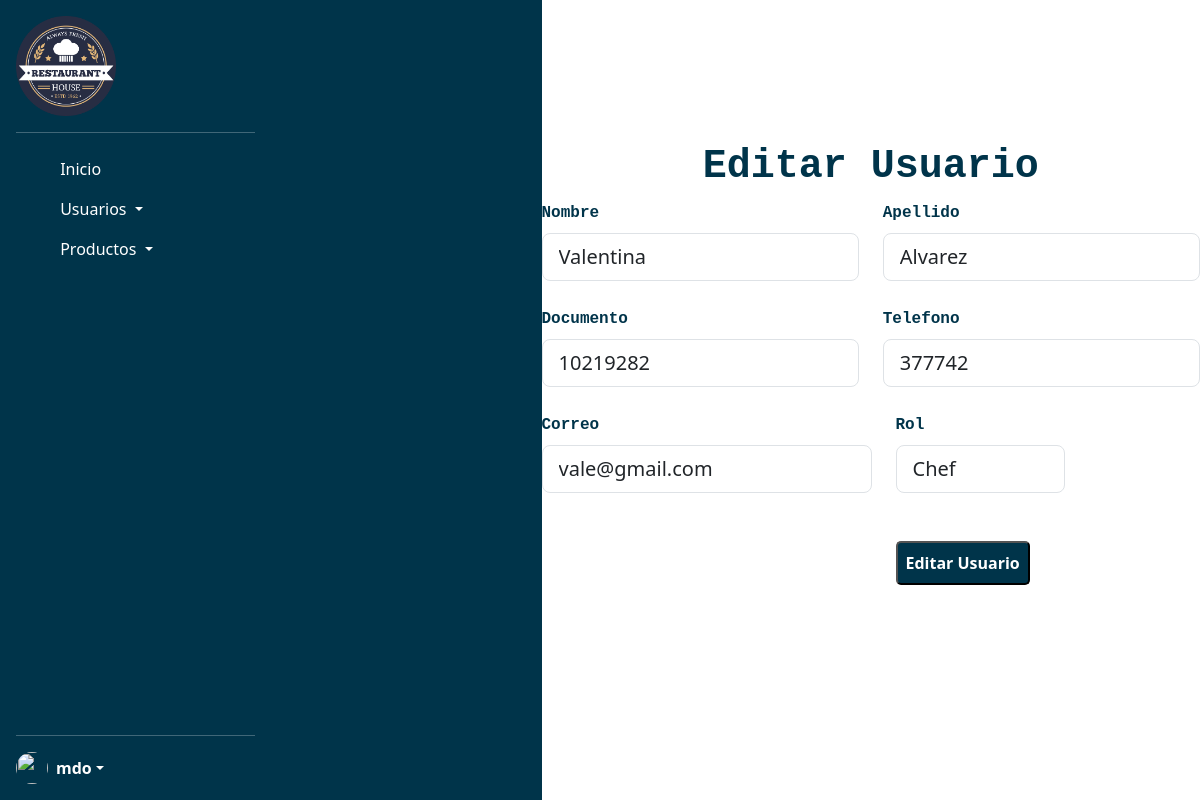
/Restaurante/views/admin/usuarios/EditarUsuario.php?id=1 (signed in), run on the app's committed database.
### tables this page shows
CREATE TABLE `usuario` (
  `id` int(11) NOT NULL COMMENT 'Llave primaria',
  `correo` varchar(200) NOT NULL,
  `clave` varchar(200) NOT NULL,
  `Nombre` varchar(100) NOT NULL,
  `Apellido` varchar(100) NOT NULL,
  `Telefono` bigint(20) DEFAULT NULL,
  `Documento` bigint(20) NOT NULL,
  `IdRol` int(11) NOT NULL
);

### Restaurante/config/db.php (called while the page is built, shortened)
<?php
class DataBase{
    public static function connect(){
        $host= 'localhost';
        $user= 'root';
        $pass= '';
        $db= 'restaurantebd';
        $db = new mysqli($host,$user,$pass,$db);
        return $db;
    }
}
?>

### Restaurante/models/Usuario.php (called while the page is built, shortened)
<?php
require_once 'C:\xampp\htdocs\Restaurante\config\db.php';
class Usuario
{
    private $id;
    private $db;
    public function setId($id)
    {
        $this->id=$id;
    }
    public function __construct()
    {
        $this->db = DataBase::connect();
    }
    public function SelectRoles()
    {
        $select = $this->db->query("SELECT * FROM rol");
        $roles = array();
        while ($row = $select->fetch_assoc()) {
            $roles[] = $row;
        }
        return $roles;
    }
    public function llenarForm()
    {
        $sql = $this->db->query("SELECT * FROM usuario WHERE id=$this->id");
        $usuario = $sql->fetch_assoc();
        return $usuario;
    }
}
?>

### Restaurante/views/admin/usuarios/EditarUsuario.php (the view, shortened to what this page needs)
<?php
require_once 'C:\xampp\htdocs\Restaurante\models\Usuario.php';
require_once 'C:\xampp\htdocs\Restaurante\controllers\UsuarioController.php';
$idUsuario = $_GET['id'];
$usuario = new Usuario();
$usuario->setId($idUsuario);
$campos = $usuario->llenarForm();
?>
<!DOCTYPE html>
<html lang="es">
<body>
    <main class="d-flex">
        <?php
        include_once('C:\xampp\htdocs\Restaurante\views\admin\admin.php');
        ?>
        <div class="m-auto ">
            <h1 class="fw-bold text-primario font-monospace text-center">Editar Usuario</h1>
            <form action="#" method="post">
                <div class="d-flex gap-4">
                    <div class="form-outline mb-4">
                        <label class="form-label fw-bold text-primario font-monospace" for="nombre">Nombre</label>
                        <input class="form-control form-control-lg" type="text" name="nombre" id="nombre"
                            value="<?php echo $campos['Nombre']; ?>">
                    </div>
                    <div class="form-outline mb-4">
                        <label class="form-label fw-bold text-primario font-monospace" for="apellido">Apellido</label>
                        <input class="form-control form-control-lg" type="text" name="apellido" id="apellido"
                            value="<?php echo $campos['Apellido']; ?>">
                    </div>
                </div>
                <div class="d-flex gap-4">
                    <div class="form-outline mb-4">
                        <label class="form-label fw-bold text-primario font-monospace" for="Documento">Documento</label>
                        <input class="form-control form-control-lg" type="text" name="Documento" id="Documento"
                            value="<?php echo $campos['Documento']; ?>">
                    </div>
                    <div class="form-outline mb-4">
                        <label class="form-label fw-bold text-primario font-monospace" for="telefono">Telefono</label>
                        <input class="form-control form-control-lg" type="text" name="telefono" id="telefono"
                            value="<?php echo $campos['Telefono']; ?>">
                    </div>
                </div>
                <div class="d-flex gap-4">
                    <div class="form-outline mb-4">
                        <label class="form-label fw-bold text-primario font-monospace" for="correo">Correo</label>
                        <input class="form-control form-control-lg" type="email" name="correo" id="correo"
                            value="<?php echo $campos['correo']; ?>">
                    </div>
                    <div class="form-outline mb-4">
                        <label class="form-label fw-bold text-primario font-monospace" for="IdRol">Rol</label>
                        <?php
                        include_once('C:\xampp\htdocs\Restaurante\models\Usuario.php');
                        $usuario = new Usuario();
                        echo "<select name='IdRol'  class='form-control form-control-lg' value='" . $campos['IdRol'] . "'
                         > ";
                        foreach ($usuario->SelectRoles() as $rol) {
                            if ($rol['id'] == $campos['IdRol']) {
                                echo "<option value='" . $rol['id'] . "' selected>" . $rol['Nombre'] . "</option>";
                            } else {
                                echo "<option value='" . $rol['id'] . "'>" . $rol['Nombre'] . "</option>";
                            }
                        }
                        ?>
                    </div>
                </div>
                <div class="d-flex justify-content-center">
                    <input type="submit" class="button-primario bg-primario text-white my-5" value="Editar Usuario">
                </div>
            </form>
        </div>
    </main>
</body>
</html>

### Restaurante/assets/estilos.css (style rules this page uses)
.bg-primario { background-color: #00344A; }
.text-primario { color: #00344A; }
.text-white { color: #fff; }
.button-primario { text-decoration: none; color: #00344A; padding: 8px; border-radius: 5px; font-weight: 700; }

### Restaurante/includes/sidebarAdmin.php (style rules this page uses)
body { background-image: url("/Restaurante/assets/img/Administrador/Admin.jpg"); background-repeat: no-repeat; background-size: cover; background-position: center; }

### data on the page
usuario: nombre "Valentina", apellido "Alvarez", Documento "10219282", telefono "377742", correo "vale@gmail.com"

### other printed values
form field IdRol "Chef"
